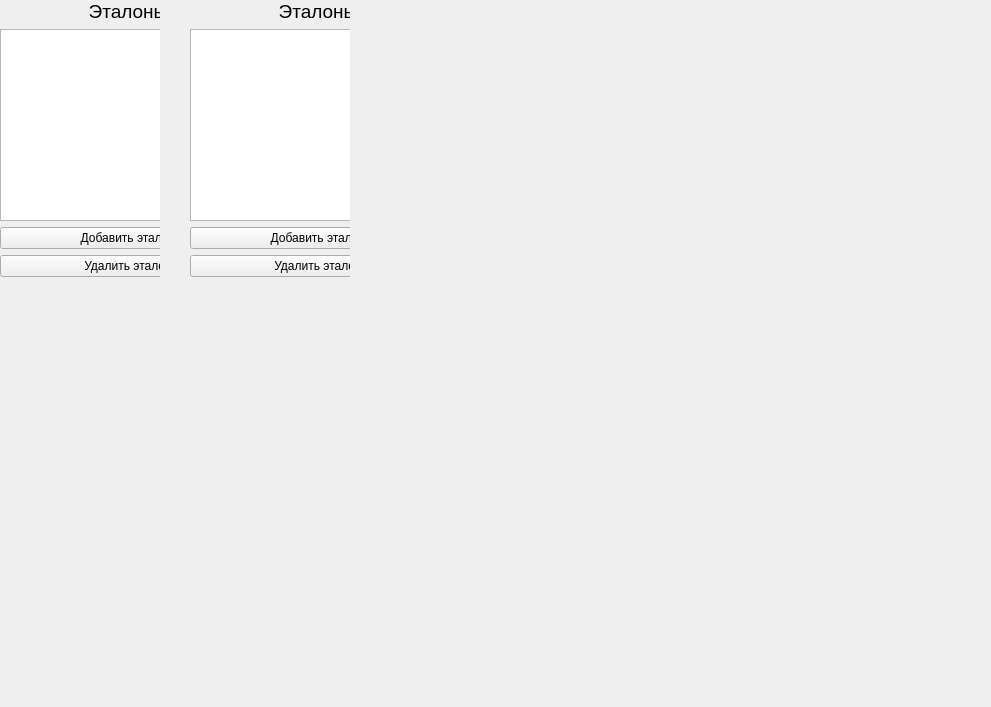
<?xml version="1.0" encoding="UTF-8"?>
<ui version="4.0">
 <class>Form</class>
 <widget class="QWidget" name="Form">
  <property name="geometry">
   <rect>
    <x>0</x>
    <y>0</y>
    <width>991</width>
    <height>707</height>
   </rect>
  </property>
  <property name="windowTitle">
   <string>Form</string>
  </property>
  <widget class="QWidget" name="widget" native="true">
   <property name="geometry">
    <rect>
     <x>0</x>
     <y>0</y>
     <width>160</width>
     <height>631</height>
    </rect>
   </property>
   <widget class="QWidget" name="verticalLayoutWidget">
    <property name="geometry">
     <rect>
      <x>0</x>
      <y>0</y>
      <width>160</width>
      <height>631</height>
     </rect>
    </property>
    <layout class="QVBoxLayout" name="ref_layout">
     <property name="sizeConstraint">
      <enum>QLayout::SetFixedSize</enum>
     </property>
     <item>
      <layout class="QGridLayout" name="ref_gridLayout">
       <property name="sizeConstraint">
        <enum>QLayout::SetFixedSize</enum>
       </property>
       <item row="1" column="0">
        <widget class="QListWidget" name="ref_list"/>
       </item>
       <item row="2" column="0">
        <widget class="QPushButton" name="add_ref_btn">
         <property name="text">
          <string>Добавить эталон</string>
         </property>
        </widget>
       </item>
       <item row="3" column="0">
        <widget class="QPushButton" name="del_ref_btn">
         <property name="text">
          <string>Удалить эталон</string>
         </property>
        </widget>
       </item>
       <item row="0" column="0">
        <widget class="QLabel" name="ref_label">
         <property name="font">
          <font>
           <pointsize>14</pointsize>
          </font>
         </property>
         <property name="text">
          <string>Эталоны</string>
         </property>
         <property name="alignment">
          <set>Qt::AlignCenter</set>
         </property>
        </widget>
       </item>
      </layout>
     </item>
    </layout>
   </widget>
  </widget>
  <widget class="QWidget" name="widget_2" native="true">
   <property name="geometry">
    <rect>
     <x>190</x>
     <y>0</y>
     <width>160</width>
     <height>631</height>
    </rect>
   </property>
   <widget class="QWidget" name="verticalLayoutWidget_2">
    <property name="geometry">
     <rect>
      <x>0</x>
      <y>0</y>
      <width>160</width>
      <height>631</height>
     </rect>
    </property>
    <layout class="QVBoxLayout" name="ref_layout_2">
     <property name="sizeConstraint">
      <enum>QLayout::SetFixedSize</enum>
     </property>
     <item>
      <layout class="QGridLayout" name="ref_gridLayout_2">
       <property name="sizeConstraint">
        <enum>QLayout::SetFixedSize</enum>
       </property>
       <item row="1" column="0">
        <widget class="QListWidget" name="ref_list_2"/>
       </item>
       <item row="2" column="0">
        <widget class="QPushButton" name="add_ref_btn_2">
         <property name="text">
          <string>Добавить эталон</string>
         </property>
        </widget>
       </item>
       <item row="3" column="0">
        <widget class="QPushButton" name="del_ref_btn_2">
         <property name="text">
          <string>Удалить эталон</string>
         </property>
        </widget>
       </item>
       <item row="0" column="0">
        <widget class="QLabel" name="ref_label_2">
         <property name="font">
          <font>
           <pointsize>14</pointsize>
          </font>
         </property>
         <property name="text">
          <string>Эталоны</string>
         </property>
         <property name="alignment">
          <set>Qt::AlignCenter</set>
         </property>
        </widget>
       </item>
      </layout>
     </item>
    </layout>
   </widget>
  </widget>
 </widget>
 <resources/>
 <connections/>
</ui>
